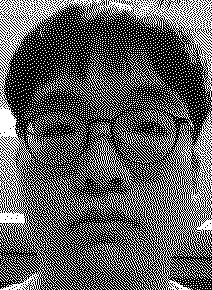
#> input picture example/wrapper/xarm6/example1.jpg, 212 x 290 px, given in place of the camera
$ python test.py
#> lines starting #> are read from the running program, lines starting #| are printed output that depends on the picture; after the words box and inside, x2 and y2 are one past the last pixel; in counts of white or black regions, pixels touching at a corner belong together
### example/wrapper/xarm6/paint_photo.py
import cv2
import sys
import math
import time
import datetime
import random
import traceback
import threading


def screen_capture():
    # Capture image from Webcam
    cap = cv2.VideoCapture(0)
    if not cap.isOpened():
        print("Unable to open camera")
    ret, frame = cap.read()
#> frame is the input picture: shape (290, 212, 3); min 0, max 255, mean 94.9
    if not ret:
        print("Unable to capture image")

    cv2.imwrite("snapshot.jpg", frame)

    # release webcam after save the screenshot
    cap.release()

    img = cv2.imread("snapshot.jpg")
#> img: shape (290, 212, 3); min 0, max 255, mean 95

    cv2.imshow("image", img)

    cv2.waitKey(0)

    cv2.destroyAllWindows()


"""# Face & Eye detection libraries
face_cascade = cv2.CascadeClassifier(cv2.data.haarcascades + 'haarcascade_frontalface_default.xml')
eye_cascade = cv2.CascadeClassifier(cv2.data.haarcascades + 'haarcascade_eye.xml')
"""

"""# Crop Face image
faces = face_cascade.detectMultiScale(gray, 1.3, 5)
for (x, y, w, h) in faces:
    cv2.rectangle(img, (x, y), (x + w, y + h), (255, 0, 0), 2)

    roi_color = img[y:y + h, x:x + w]
    roi_gray = gray[y:y + h, x:x + w]

cv2.imshow('image', roi_color)
cv2.waitKey(0)
cv2.imwrite("cropped_image.jpg", roi_color)
cv2.destroyAllWindows()
"""


def canny_edge():
    # Load an cropped image
    img_cropped = cv2.imread("snapshot.jpg")

    resized = cv2.resize(
        img_cropped, None, fx=0.3, fy=0.3, interpolation=cv2.INTER_AREA
    )
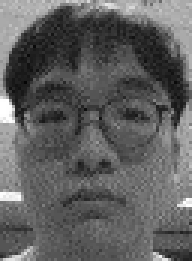
#> resized: shape (87, 64, 3) (shown 3 times larger); min 5, max 255, mean 95.3

    # Convert the image to grayscale
    gray_cropped = cv2.cvtColor(resized, cv2.COLOR_BGR2GRAY)

    # Apply Gaussian smoothing to the image
    blur = cv2.GaussianBlur(gray_cropped, (5, 5), 0)
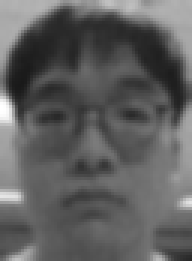
#> blur: shape (87, 64) (shown 3 times larger); min 25, max 255, mean 95.2

    # Apply the Canny edge detector
    edges = cv2.Canny(blur, 50, 0)
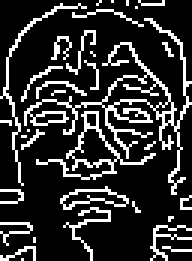
#> edges: shape (87, 64) (shown 3 times larger); 18.9% white in thin lines or dots

    contours, hierarchy = cv2.findContours(
        edges, cv2.RETR_TREE, cv2.CHAIN_APPROX_SIMPLE
    )
#> contours = 41 contours, 34 with area under 20; largest, box (x1, y1, x2, y2) and area: (8, 6, 64, 65) 291, (12, 37, 52, 60) 156, (33, 24, 57, 37) 152, (23, 42, 40, 56) 108, (20, 62, 43, 70) 78, (20, 63, 43, 70) 69, (11, 37, 22, 42) 29

    # Display the result
    cv2.imshow("Edges", edges)
    cv2.waitKey(0)
    cv2.destroyAllWindows()

    gcode = []
    for contour in contours:
        # Move to the starting point of the contour
        x, y = contour[0][0]
        gcode.append(f"G1 Z245")

        # Move along the contour and generate cutting commands
        for point in contour[1:]:
            x, y = point[0]
            gcode.append(
                f"G1 X{x+100} Y{y+60} Z237 F100"
            )  # Cutting command with depth of cut and feed rate
#> this loop made 41 passes
#> contour on passes 4, 7, 15, 18, 22, 26: [[11, 79], [11, 80]], [[56, 72], [56, 73], [57, 72]], [[7, 45], [8, 45]], [[0, 40], [2, 40], [3, 41], [3, 40]], [[18, 30], [17, 31], [18, 30], [21, 30]], [[30, 17], [31, 18]]
#> after the loop, gcode = 920 items, first 6: 'G1 Z245', 'G1 Z245', 'G1 X156 Y142 Z237 F100', 'G1 X157 Y143 Z237 F100', 'G1 X163 Y143 Z237 F100', 'G1 X157 Y143 Z237 F100'

    # Save the G-code to a file
    with open("assets/gcode/others/output.nc", "w") as f:
        f.write("\n".join(gcode))


def draw_gcode():
    try:
        from xarm.tools import utils
    except:
        pass

    import os, sys

    sys.path.append(os.path.join(os.path.dirname(__file__), "../../.."))
    from xarm import version
    from xarm.wrapper import XArmAPI

    def pprint(*args, **kwargs):
        try:
            stack_tuple = traceback.extract_stack(limit=2)[0]
            print(
                "[{}][{}] {}".format(
                    time.strftime("%Y-%m-%d %H:%M:%S", time.localtime(time.time())),
                    stack_tuple[1],
                    " ".join(map(str, args)),
                )
            )
        except:
            print(*args, **kwargs)

    pprint("xArm-Python-SDK Version:{}".format(version.__version__))

    arm = XArmAPI("192.168.1.210")
    arm.clean_warn()
    arm.clean_error()
    arm.motion_enable(True)
    arm.set_mode(0)
    arm.set_state(0)
    time.sleep(1)

    variables = {"Offset_y": 0, "Center_x": 0, "Offset_x": 0, "Center_y": 0}
    params = {
        "speed": 100,
        "acc": 2000,
        "angle_speed": 20,
        "angle_acc": 500,
        "events": {},
        "variables": variables,
        "callback_in_thread": True,
        "quit": False,
    }

    # Register error/warn changed callback
    # [5 lines left out: function error_warn_change_callback, not called in this run]

    arm.register_error_warn_changed_callback(error_warn_change_callback)

    # Register state changed callback
    # [10 lines left out: function state_changed_callback, not called in this run]

    arm.register_state_changed_callback(state_changed_callback)

    # Register counter value changed callback
    if hasattr(arm, "register_count_changed_callback"):

        def count_changed_callback(data):
            if not params["quit"]:
                pprint("counter val: {}".format(data["count"]))

        arm.register_count_changed_callback(count_changed_callback)

    # Register connect changed callback
    # [9 lines left out: function connect_changed_callback, not called in this run]

    arm.register_connect_changed_callback(connect_changed_callback)

    # Settings
    if not params["quit"]:
        params["speed"] = 100
    if not params["quit"]:
        params["acc"] = 2000
    if not params["quit"]:
        params["variables"]["Center_x"] = 1
    if not params["quit"]:
        params["variables"]["Center_y"] = 1
    if not params["quit"]:
        params["variables"]["Offset_x"] = params["variables"].get("Center_x", 0) * -40
    if not params["quit"]:
        params["variables"]["Offset_y"] = params["variables"].get("Center_y", 0) * -25

    if not params["quit"]:
        arm.set_world_offset([0, 0, 0, 0, 0, 0])
        arm.set_state(0)
        time.sleep(0.5)
        # Initial position
        if arm.error_code == 0 and not params["quit"]:
            code = arm.set_servo_angle(
                angle=[3.1, -79.9, 2.8, -0.1, 76.5, 49.5],
                speed=params["angle_speed"],
                mvacc=params["angle_acc"],
                wait=True,
                radius=-1.0,
            )
            if code != 0:
                params["quit"] = True
                pprint("set_servo_angle, code={}".format(code))
        if arm.error_code == 0 and not params["quit"]:
            code = arm.set_gripper_position(0, wait=True, speed=5000, auto_enable=True)
            if code != 0:
                params["quit"] = True
                pprint("set_gripper_position, code={}".format(code))
        # Grab the pen
        if arm.error_code == 0 and not params["quit"]:
            code = arm.set_servo_angle(
                angle=[43.6, -25.0, -29.6, -0.6, 54.4, 90.2],
                speed=params["angle_speed"],
                mvacc=params["angle_acc"],
                wait=True,
                radius=-1.0,
            )
            if code != 0:
                params["quit"] = True
                pprint("set_servo_angle, code={}".format(code))
        if arm.error_code == 0 and not params["quit"]:
            code = arm.set_gripper_position(
                213, wait=True, speed=5000, auto_enable=True
            )
            if code != 0:
                params["quit"] = True
                pprint("set_gripper_position, code={}".format(code))
        if arm.error_code == 0 and not params["quit"]:
            code = arm.set_servo_angle(
                angle=[43.5, -14.9, -23.6, -0.8, 38.3, 90.4],
                speed=params["angle_speed"],
                mvacc=params["angle_acc"],
                wait=True,
                radius=-1.0,
            )
            if code != 0:
                params["quit"] = True
                pprint("set_servo_angle, code={}".format(code))
        if not params["quit"]:
            arm.set_tcp_load(0.82, [0, 0, 48])
        if arm.error_code == 0 and not params["quit"]:
            code = arm.set_gripper_position(95, wait=True, speed=5000, auto_enable=True)
            if code != 0:
                params["quit"] = True
                pprint("set_gripper_position, code={}".format(code))
        if not params["quit"]:
            arm.set_tcp_load(0, [0, 0, 0])
        if arm.error_code == 0 and not params["quit"]:
            code = arm.set_servo_angle(
                angle=[43.6, -25.0, -29.6, -0.6, 54.4, 90.2],
                speed=params["angle_speed"],
                mvacc=params["angle_acc"],
                wait=True,
                radius=-1.0,
            )
            if code != 0:
                params["quit"] = True
                pprint("set_servo_angle, code={}".format(code))
        if arm.error_code == 0 and not params["quit"]:
            code = arm.set_servo_angle(
                angle=[3.1, -79.9, 2.8, -0.1, 76.5, 49.5],
                speed=params["angle_speed"],
                mvacc=params["angle_acc"],
                wait=True,
                radius=-1.0,
            )
            if code != 0:
                params["quit"] = True
                pprint("set_servo_angle, code={}".format(code))
        # Top-Left coordinate(0,0) to (2,8) reference point
        if not params["quit"]:
            # Modify the coordinate you want:
            params["variables"]["Center_x"] = 1
            params["variables"]["Center_y"] = 4

            params["variables"]["Offset_x"] = (
                params["variables"].get("Center_x", 0) * -40
            )
            params["variables"]["Offset_y"] = (
                params["variables"].get("Center_y", 0) * -25
            )
            arm.set_world_offset(
                [
                    params["variables"].get("Offset_x", 0),
                    params["variables"].get("Offset_y", 0),
                    0,
                    0,
                    0,
                    0,
                ]
            )  # x(-40) y(-20) z
            arm.set_state(0)
            time.sleep(0.5)
        # Move to above the whiteboard and ready to draw
        if arm.error_code == 0 and not params["quit"]:
            code = arm.set_position(
                *[180.0, -105.0, 270.3, -178.8, -1.1, -43.6],
                speed=params["speed"],
                mvacc=params["acc"],
                radius=-1.0,
                wait=True,
            )
            if code != 0:
                params["quit"] = True
                pprint("set_position, code={}".format(code))
        if arm.error_code == 0 and not params["quit"]:
            code = arm.set_position(
                *[180.0, -105.0, 237.0, -178.8, -1.1, -43.6],
                speed=params["speed"],
                mvacc=params["acc"],
                radius=-1.0,
                wait=True,
            )
            if code != 0:
                params["quit"] = True
                pprint("set_position, code={}".format(code))

        # Run gcode here
        if not params["quit"]:
            # here
            arm.run_gcode_file(path="assets/gcode/others/output.nc", speed=1000)


screen_capture()
canny_edge()
draw_gcode()
#> (the call stopped at in draw_gcode, `arm = XArmAPI("192.168.1.210")`: xarm is not available in this run)

### example/wrapper/xarm6/test.py
# [6 lines of commented-out code are left out]

import paint_photo

paint_photo.screen_capture()
paint_photo.canny_edge()
#> the loop in canny_edge (call 2), `for contour in contours:` made 41 passes
paint_photo.draw_gcode()
#> (the call stopped at in draw_gcode, `arm = XArmAPI("192.168.1.210")`: xarm is not available in this run)

$ run again, on example/wrapper/xarm6/Cha.png
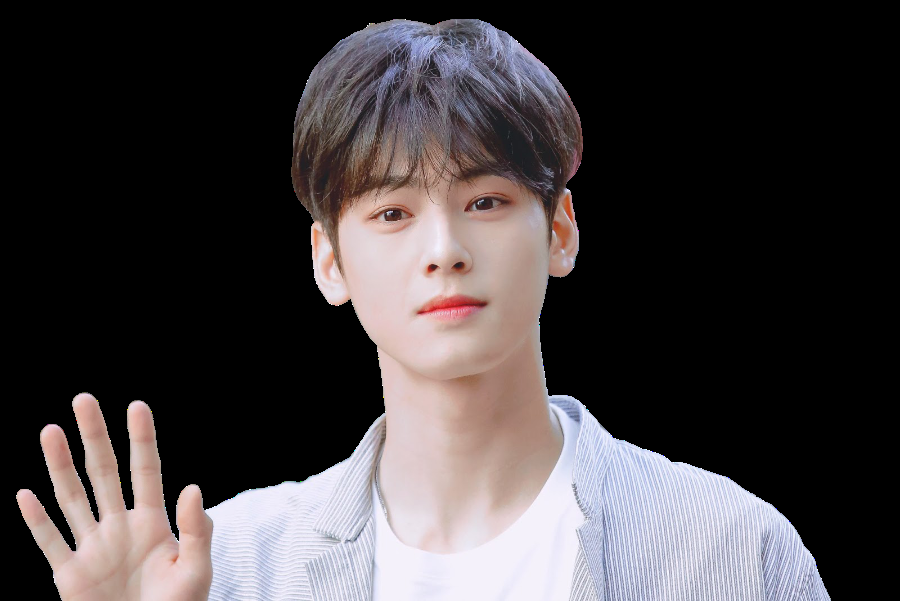
#> input picture example/wrapper/xarm6/Cha.png, 900 x 601 px, given in place of the camera
#> in screen_capture, frame is the input picture: shape (601, 900, 3); mean B, G, R 64.8, 63.2, 68.6
#> in canny_edge, `blur = cv2.GaussianBlur(gray_cropped, (5, 5), 0)`:
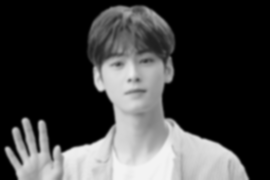
#> blur: shape (180, 270); min 0, max 243, mean 64.8
#> in canny_edge, `edges = cv2.Canny(blur, 50, 0)`:
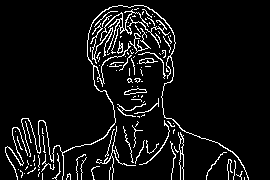
#> edges: shape (180, 270); 7.1% white in thin lines or dots, all inside (x1, y1, x2, y2) = (5, 5, 249, 180)
#> contours = 125 contours, 112 with area under 20; largest, box (x1, y1, x2, y2) and area: (21, 5, 249, 180) 157, (100, 9, 170, 53) 96, (124, 88, 147, 95) 73, (124, 88, 147, 95) 69, (139, 58, 158, 64) 53
#> the loop in canny_edge, `for contour in contours:` made 125 passes
#> after the loop in canny_edge, `for contour in contours:`: gcode = 2916 items, first 6: 'G1 Z245', 'G1 X344 Y239 Z237 F100', 'G1 Z245', 'G1 X168 Y234 Z237 F100', 'G1 X167 Y234 Z237 F100', 'G1 X167 Y237 Z237 F100'
#> the loop in canny_edge (call 2), `for contour in contours:` made 125 passes
